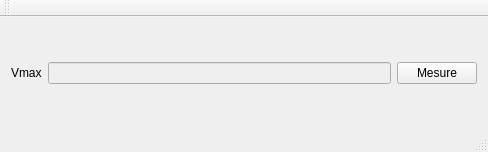
<?xml version="1.0" encoding="UTF-8"?>
<ui version="4.0">
 <class>MainWindow</class>
 <widget class="QMainWindow" name="MainWindow">
  <property name="geometry">
   <rect>
    <x>0</x>
    <y>0</y>
    <width>488</width>
    <height>152</height>
   </rect>
  </property>
  <property name="windowTitle">
   <string>MesureOscilloscope</string>
  </property>
  <widget class="QWidget" name="centralWidget">
   <layout class="QGridLayout" name="gridLayout">
    <item row="0" column="0">
     <layout class="QHBoxLayout" name="horizontalLayout">
      <item>
       <widget class="QLabel" name="label">
        <property name="text">
         <string>Vmax</string>
        </property>
       </widget>
      </item>
      <item>
       <widget class="QLineEdit" name="EdtOscillo">
        <property name="enabled">
         <bool>false</bool>
        </property>
       </widget>
      </item>
      <item>
       <widget class="QPushButton" name="BtnMesure">
        <property name="enabled">
         <bool>true</bool>
        </property>
        <property name="text">
         <string>Mesure</string>
        </property>
       </widget>
      </item>
     </layout>
    </item>
   </layout>
  </widget>
  <widget class="QMenuBar" name="menuBar">
   <property name="geometry">
    <rect>
     <x>0</x>
     <y>0</y>
     <width>488</width>
     <height>21</height>
    </rect>
   </property>
  </widget>
  <widget class="QToolBar" name="mainToolBar">
   <attribute name="toolBarArea">
    <enum>TopToolBarArea</enum>
   </attribute>
   <attribute name="toolBarBreak">
    <bool>false</bool>
   </attribute>
  </widget>
  <widget class="QStatusBar" name="statusBar"/>
 </widget>
 <layoutdefault spacing="6" margin="11"/>
 <resources/>
 <connections/>
</ui>
